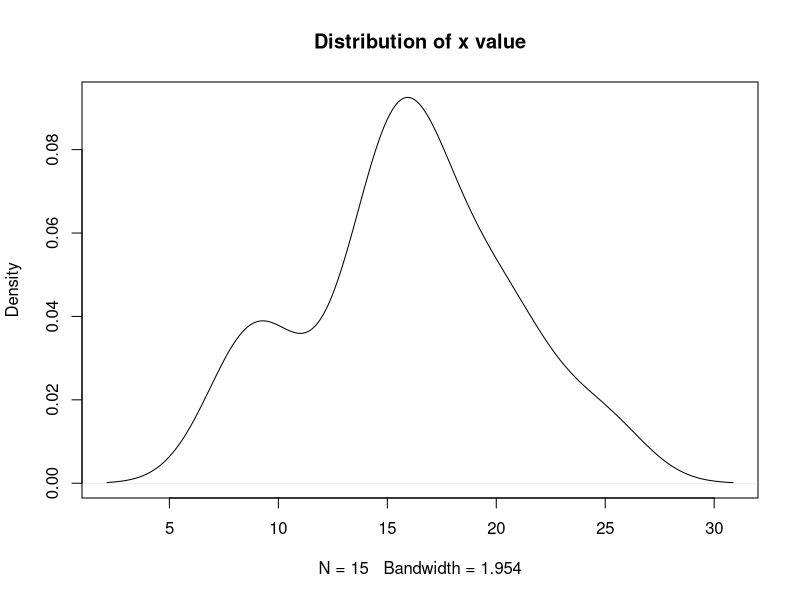
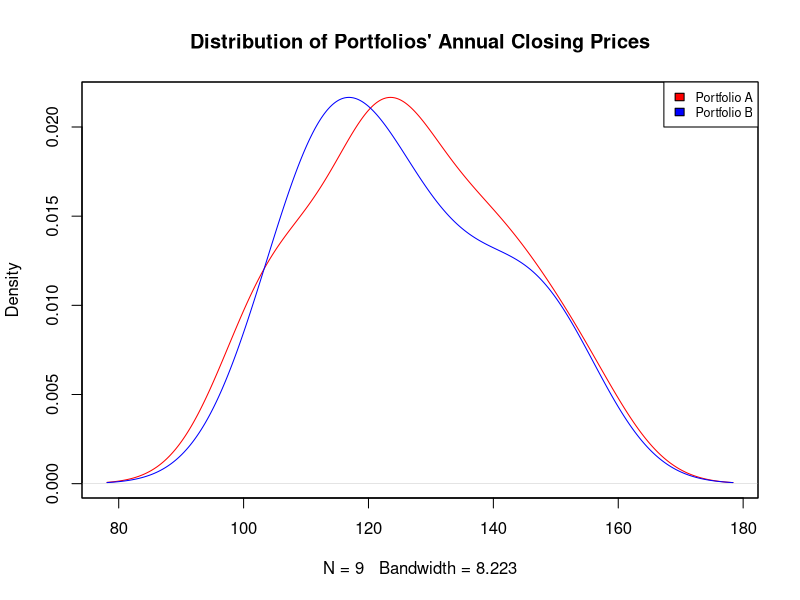

Recreate these plots in R, in order.
## ---- chunk 1
x <- c(14, 20, 18, 10, 8, 14, 16, 17, 9, 16, 16, 22, 20, 25, 15)
x
plot(density(x), main = "Distribution of x value")
## ---- chunk 2
t.test(x, mu = 16, confit = .95)
## ---- chunk 3
chisq.test(x)
## ---- chunk 4
# Assigning portfolios' closing price
a_close <- c(123.5, 121.3, 106.5, 102.8, 118.9, 129.6, 137.9, 142.9, 153.7)
a_close
plot(density(a_close), main = "Distribution of Portfolios' Annual Closing Prices", col = "red")
par(new = TRUE)
b_close <- c(108.6, 101.4, 93.8, 101.9, 112.0, 119.6, 128.7, 139.5, 145.8)
b_close
plot(density(b_close), xaxt = "n", yaxt = "n", xlab = "", ylab = "", main = "", col = "blue")
legend("topright", c("Portfolio A", "Portfolio B"), cex = 0.75, fill = c("red", "blue"))

ra <- (diff(a_close) / a_close)[1:8]
ra
rb <- (diff(b_close) / b_close)[1:8]
rb
## ---- chunk 5
var.test(ra,rb, alternative = "two.sided")
## ---- chunk 6
t.test(ra, rb, var.equal=TRUE, confit=.95)
